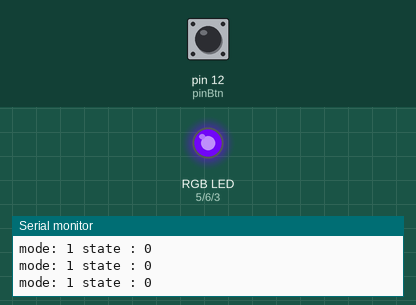
A sketch run on a simulated Arduino Uno, built with avr-gcc and run on an emulated ATmega328P. Parts: an RGB LED mixed from three pins (HIGH = lit), the last lines printed to the serial monitor. Dashed ring = blinking. Inputs (shaded band) come from the test bench; at power-on: pin 12 (pinBtn) HIGH. Sleep ends after the set time or at an interrupt; random numbers use the default seed unless the sketch sets one.

Above: at 1.2 s.
1.3 s: pin 12 (pinBtn) pulled LOW for 0.15 s
At 1.43 s:
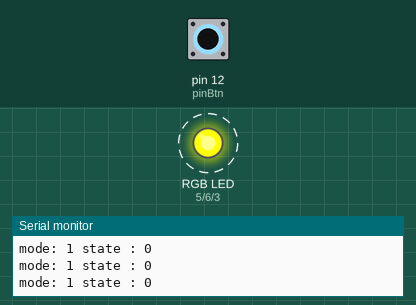
4.3 s: pin 12 (pinBtn) pulsed LOW 2 times (0.12 s each, 0.3 s apart)
At 5.82 s:
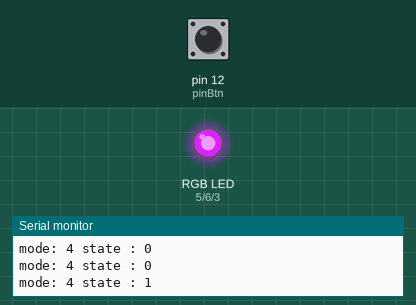
7.4 s: pin 12 (pinBtn) pulled LOW for 1 s
At 7.7 s:
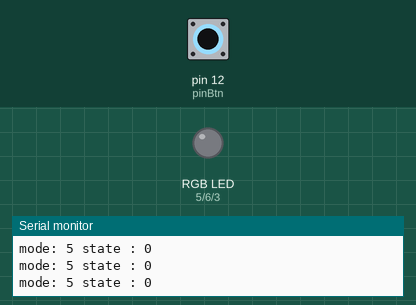
9.9 s: pin 12 (pinBtn) pulsed LOW 5 times (0.12 s each, 0.3 s apart)
At 11.1 s:
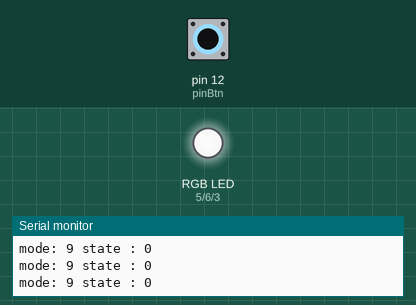
14.4 s: pin 12 (pinBtn) pulled LOW for 0.15 s
17.4 s: pin 12 (pinBtn) pulled LOW for 3.2 s
Timing chart, 0 to 23.1 s (numbered marks = the images above; inputs shaded):
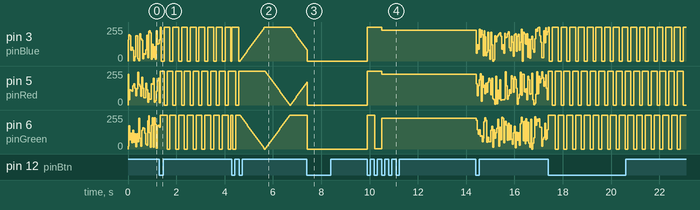

The sketch:

lightTapeCode.ino
```cpp
#include <avr/sleep.h>
#define DELAY_BETWEEN_MODES 20 // Задержка в миллисекундах между шагами
// Порты, на которых висят светодиоды и кнопка.
byte pinBtn   = 12; // Кнопка на 12 пине.
byte pinRed   = 5;  // Красные светодиоды на 5 пине.
byte pinGreen = 6;  // Зеленые светодиоды на 6 пине.
byte pinBlue  = 3;  // Синие светодиоды на 3 пине.
long tempMillis = 0; // Задержка в миллисекундах перед выводом инфы на последовательный порт
static byte mode = 1;   // Номер текущего эффекта.
boolean isButtonPushed = false;
static int state = 0;
static int index = 0;

void setup()
{
  pinMode(pinBtn, INPUT_PULLUP);
  Serial.begin(9600);
}

void loop()
{
  printModeNumber();
  if (digitalRead(pinBtn)==0 && !isButtonPushed)
  {
    isButtonPushed = true;
      mode++;
      if (mode > 10) mode = 1;
      state = 0;
      index = 0;
      switchLightsOff();
      set_sleep_mode(SLEEP_MODE_IDLE);
      sleep_mode();
  }
  if(digitalRead(pinBtn)==1)
        isButtonPushed = false;
  switch (mode)
  {
    case 1: mode1(); break;
    case 2: mode2(); break;
    case 3: mode3(); break;
    case 4: mode4(); break;
    case 5: mode5(); break;
    case 6: mode6(); break;
    case 7: mode7(); break;
    default: modeDefault(); break;
  }
  delay(DELAY_BETWEEN_MODES);
}

void switchLightsOff(){
  analogWrite(pinRed,   255);
  analogWrite(pinGreen, 255);
  analogWrite(pinBlue,  255);
}

void printModeNumber(){
  while(millis()-tempMillis>100){
    Serial.print("mode: ");
    Serial.print(mode);
    Serial.print(" state : ");
    Serial.println(state);
    tempMillis = millis();
  }
}

void mode1(){
  analogWrite(pinRed,   random(0, 255));
  analogWrite(pinGreen, random(0, 255));
  analogWrite(pinBlue,  random(0, 255));
  delay(DELAY_BETWEEN_MODES);
}

void mode2(){
  if (state == 3)
    {
      analogWrite(pinRed,   255);
      analogWrite(pinGreen, 0);
    }
  if (state == 6)
    {
      analogWrite(pinBlue, 255);
      analogWrite(pinRed,  0);
    }
  if (state == 9)
    {
      analogWrite(pinGreen, 255);
      analogWrite(pinBlue,  0);
    }
  state--;
  if (state < 1) state = 9;
  delay(DELAY_BETWEEN_MODES);
}

void mode3(){
  if (state == 1)
    {
      analogWrite(pinBlue,  255);
      analogWrite(pinGreen, 0);
    }
  if (state == 4)
    {
      analogWrite(pinGreen, 255);
      analogWrite(pinRed,   0);
    }
  if (state == 7)
    {
      analogWrite(pinRed,  255);
      analogWrite(pinBlue, 0);
    }
  state++;
  if (state > 9) state = 1;
  delay(DELAY_BETWEEN_MODES);
}

void mode4(){
  if (state == 0)
    {
      analogWrite(pinBlue, index);
      analogWrite(pinGreen, 255 - index);
    }
  if (state == 1)
    {
      analogWrite(pinGreen, index);
      analogWrite(pinRed, 255 - index);
    }
  if (state == 2)
    {
      analogWrite(pinRed, index);
      analogWrite(pinBlue, 255 - index);
    }
  index += 5;
  if (index > 255)
    {
      state++;
      index = 0;
      if (state > 2)
        state = 0;
    }
}

void mode5(){
  analogWrite(pinRed,   0);
  analogWrite(pinGreen, 0);
  analogWrite(pinBlue,  0);
}

void mode6(){
  analogWrite(pinRed,   255);
  analogWrite(pinGreen, 255);
  analogWrite(pinBlue,  255);
}

void mode7(){
 analogWrite(pinGreen, 2);
}

void modeDefault(){
 analogWrite(pinGreen, 230);
 analogWrite(pinRed, 230);
 analogWrite(pinBlue, 230);
}
```

Measured:
- after the input at 9.9 s, pin 3 (pinBlue), pin 5 (pinRed): 0/255 → 255/255 at once, → 230/255 0.60 s later; pin 6 (pinGreen): 0/255 → 255/255 at once, → 2/255 0.30 s later, → 230/255 0.30 s later
